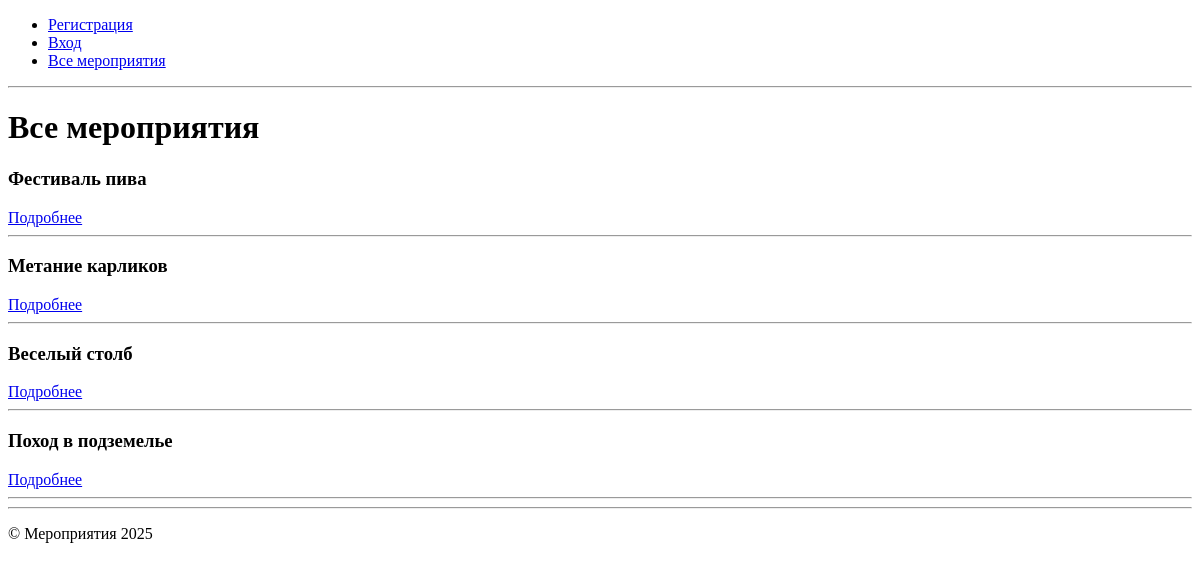
Before: / with the older database file.
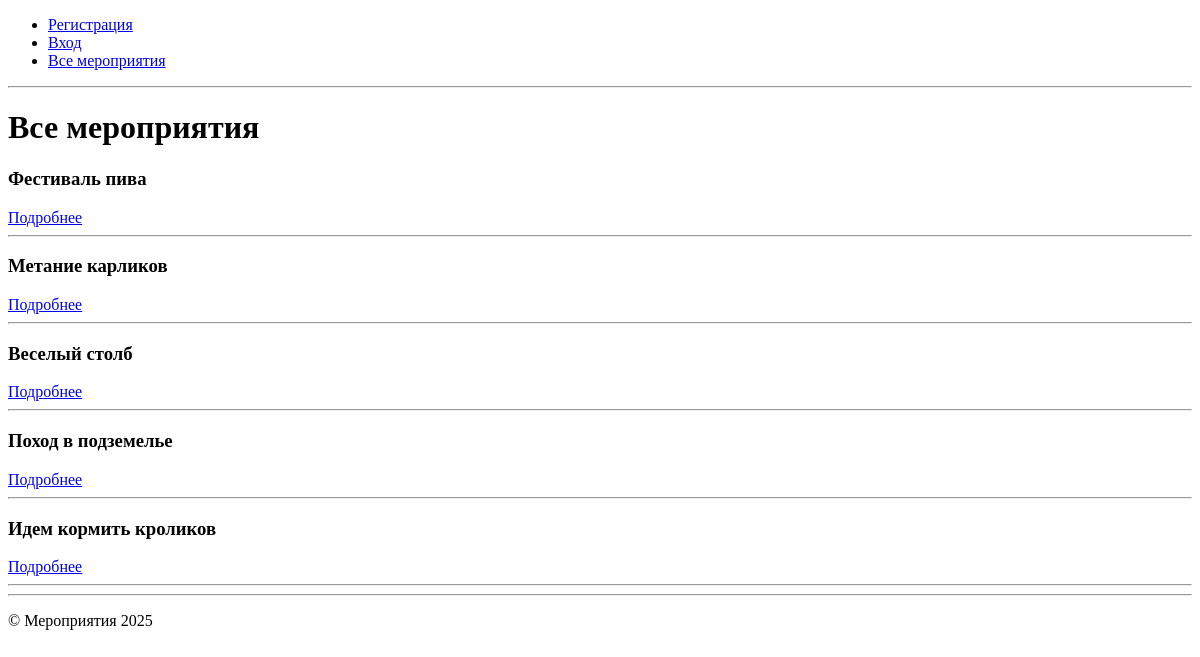
After: the same page with the newer database file.
### Events/models.py (models this page shows, shortened)
class Event(models.Model):
    name = models.CharField(verbose_name="Название мероприятия", unique=True, max_length=200)
    description = models.TextField(
        verbose_name="Описание мероприятия"
    )
    organizer = models.ForeignKey(
        User,
        on_delete=models.CASCADE,
        blank=True,
        null=True,
        related_name='organized_events',
        help_text="Организатор этого мероприятия"
    )
    participants = models.ManyToManyField(
        User,
        through = "Participation", # через какую таблицу связывает
        through_fields= ("event", "participant"), # через какие поля в этой таблице
        blank=True, # поле может быть пустым, если никто не пришел
        related_name='participanting_events',
        help_text="Мероприятие, в котором участвует пользователь"
    )

### Events/views.py (the view)
# urls.py: path('', views.EventListView.as_view(), name='event_list'),
class EventListView(ListView):
    model = Event
    template_name = "events/event_list.html"
    context_object_name = "events"

### Events/templates/events/event_list.html (shortened to what this page needs)
{% extends 'events/base.html' %}
{% block content %}
<h1>Все мероприятия</h1>
{% for event in events %}
    <div>
        <h3>{{ event.name }}</h3>
        <a href="{% url 'event_detail' event.id %}">Подробнее</a>
    </div>
    <hr>
{% empty %}
    <p>Мероприятий пока нет</p>
{% endfor %}
{% endblock %}

Changed rows visible on the page:
added Event: name "Идем кормить кроликов"
